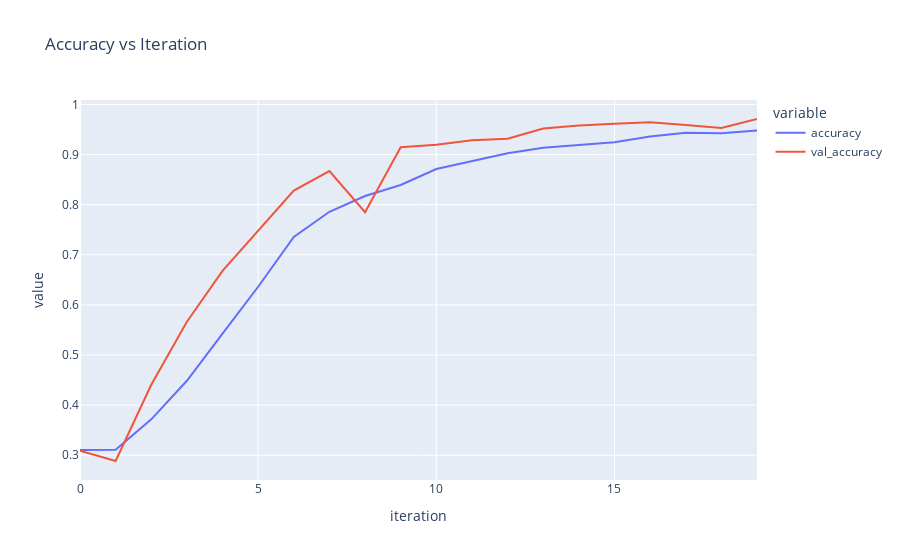
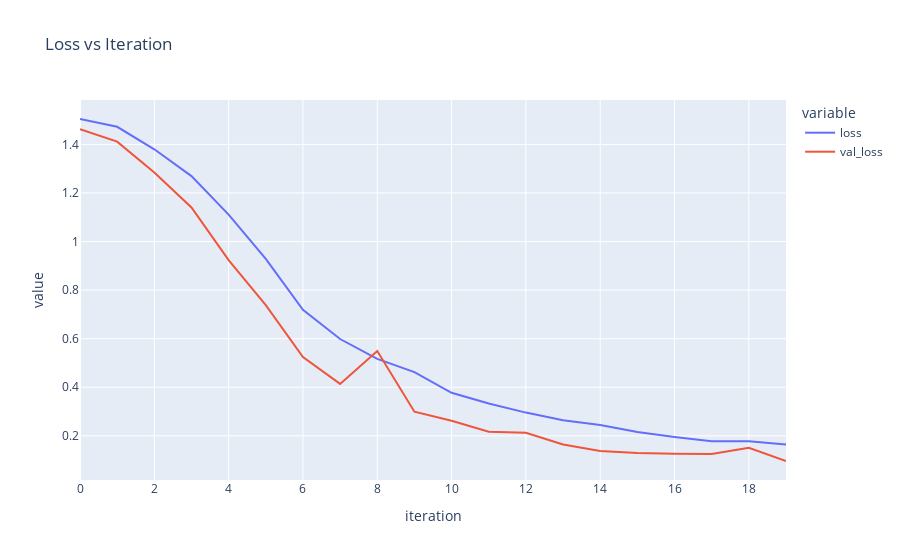

Notebook cell for these charts, in order:
### Code cell
dfh = pd.DataFrame()
dfh['accuracy'] = history.history['accuracy']
dfh['loss'] = history.history['loss']
dfh['val_accuracy'] = history.history['val_accuracy']
dfh['val_loss'] = history.history['val_loss']
iterations = len(dfh)
dfh['iteration'] = range(0,iterations)
print("Number of iterations:",iterations)

display(dfh.style)
#
# ACCURACY
fig = px.line(dfh, x='iteration', y=['accuracy','val_accuracy'], title='Accuracy vs Iteration')
fig.show("plotly_mimetype")
#
# Loss
fig = px.line(dfh, x='iteration', y=['loss','val_loss'], title='Loss vs Iteration')
fig.show("plotly_mimetype")

### Figure 1 — Plotly figure (JSON) as saved in the notebook; plotly's stock layout.template omitted (floating-point values rounded to 4 significant figures)
{"data": [{"hovertemplate": "variable=accuracy<br>iteration=%{x}<br>value=%{y}<extra></extra>", "legendgroup": "accuracy", "line": {"color": "#636efa", "dash": "solid"}, "marker": {"symbol": "circle"}, "mode": "lines", "name": "accuracy", "orientation": "v", "showlegend": true, "type": "scatter", "x": [0, 1, 2, 3, 4, 5, 6, 7, 8, 9, 10, 11, 12, 13, 14, 15, 16, 17, 18, 19], "xaxis": "x", "y": [0.3103, 0.3109, 0.3716, 0.4486, 0.5426, 0.6363, 0.7358, 0.7859, 0.8173, 0.8393, 0.8712, 0.8876, 0.9028, 0.9137, 0.9199, 0.9246, 0.9359, 0.9436, 0.9425, 0.948], "yaxis": "y"}, {"hovertemplate": "variable=val_accuracy<br>iteration=%{x}<br>value=%{y}<extra></extra>", "legendgroup": "val_accuracy", "line": {"color": "#EF553B", "dash": "solid"}, "marker": {"symbol": "circle"}, "mode": "lines", "name": "val_accuracy", "orientation": "v", "showlegend": true, "type": "scatter", "x": [0, 1, 2, 3, 4, 5, 6, 7, 8, 9, 10, 11, 12, 13, 14, 15, 16, 17, 18, 19], "xaxis": "x", "y": [0.309, 0.2885, 0.4405, 0.5665, 0.668, 0.748, 0.828, 0.867, 0.785, 0.9145, 0.9195, 0.9285, 0.9315, 0.952, 0.958, 0.9615, 0.9645, 0.959, 0.953, 0.971], "yaxis": "y"}], "layout": {"autosize": true, "legend": {"title": {"text": "variable"}, "tracegroupgap": 0}, "title": {"text": "Accuracy vs Iteration"}, "xaxis": {"anchor": "y", "autorange": true, "domain": [0, 1], "range": [0, 19], "title": {"text": "iteration"}, "type": "linear"}, "yaxis": {"anchor": "x", "autorange": true, "domain": [0, 1], "range": [0.2506, 1.009], "title": {"text": "value"}, "type": "linear"}}}

### Figure 2 — Plotly figure (JSON) as saved in the notebook; plotly's stock layout.template omitted (floating-point values rounded to 4 significant figures)
{"data": [{"hovertemplate": "variable=loss<br>iteration=%{x}<br>value=%{y}<extra></extra>", "legendgroup": "loss", "line": {"color": "#636efa", "dash": "solid"}, "marker": {"symbol": "circle"}, "mode": "lines", "name": "loss", "orientation": "v", "showlegend": true, "type": "scatter", "x": [0, 1, 2, 3, 4, 5, 6, 7, 8, 9, 10, 11, 12, 13, 14, 15, 16, 17, 18, 19], "xaxis": "x", "y": [1.505, 1.472, 1.38, 1.269, 1.111, 0.929, 0.7191, 0.5986, 0.5167, 0.4623, 0.3772, 0.3334, 0.2957, 0.2644, 0.2446, 0.2159, 0.1951, 0.1774, 0.1779, 0.1639], "yaxis": "y"}, {"hovertemplate": "variable=val_loss<br>iteration=%{x}<br>value=%{y}<extra></extra>", "legendgroup": "val_loss", "line": {"color": "#EF553B", "dash": "solid"}, "marker": {"symbol": "circle"}, "mode": "lines", "name": "val_loss", "orientation": "v", "showlegend": true, "type": "scatter", "x": [0, 1, 2, 3, 4, 5, 6, 7, 8, 9, 10, 11, 12, 13, 14, 15, 16, 17, 18, 19], "xaxis": "x", "y": [1.462, 1.411, 1.284, 1.14, 0.9235, 0.7383, 0.5243, 0.4139, 0.5494, 0.2992, 0.2624, 0.2174, 0.213, 0.1646, 0.1378, 0.1294, 0.126, 0.1253, 0.1506, 0.09645], "yaxis": "y"}], "layout": {"autosize": true, "legend": {"title": {"text": "variable"}, "tracegroupgap": 0}, "title": {"text": "Loss vs Iteration"}, "xaxis": {"anchor": "y", "autorange": true, "domain": [0, 1], "range": [0, 19], "title": {"text": "iteration"}, "type": "linear"}, "yaxis": {"anchor": "x", "autorange": true, "domain": [0, 1], "range": [0.01822, 1.583], "title": {"text": "value"}, "type": "linear"}}}
